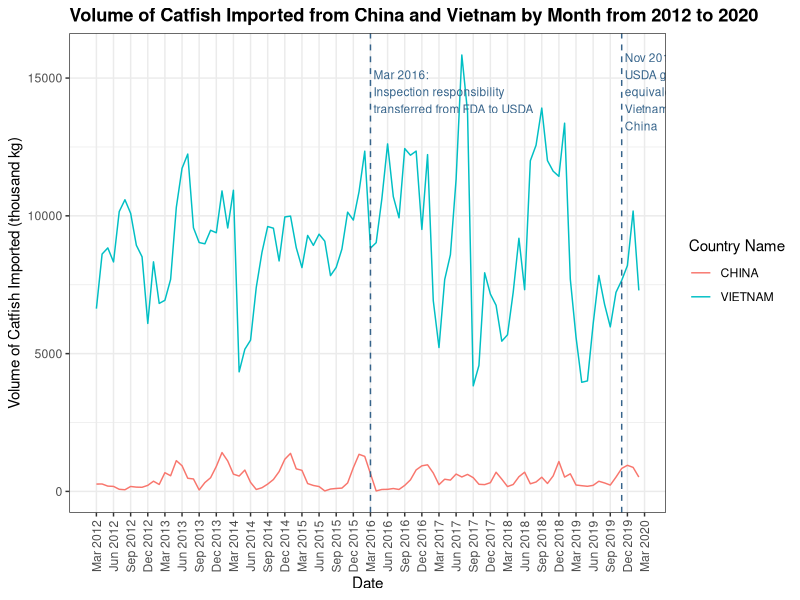

Reproduce this figure in R. (Note: this script raises an error after producing the figure.)
## ---- chunk 1

# Load packages used
library(knitr)
library(car)
library(AER)
library(dplyr)
library(tidyr)
library(ggplot2)
library(reshape2)
library(gridExtra)
library(lubridate)
library(RColorBrewer)

# Set up
opts_chunk$set(echo = TRUE)
options(digits = 3)
opts_knit$set(root.dir ="~/Desktop/NatlFisheriesGit/2_data")

# Remove objects from the previous session
rm(list = ls(all = TRUE))

# Load the data set
dta <- read.csv("output/build/monthly_cleaned.csv")
dta = subset(dta, select = -c(X))
dta$year_month <- as.yearmon(paste(dta$year, dta$month), "%Y %B")
dta = as_tibble(dta)
glimpse(dta)

## ---- chunk 2

dta %>% 
  group_by(country_name) %>% 
  summarise(volume_sum = sum(volume_kg)) %>% 
  arrange(desc(volume_sum))

## ---- chunk 3

dta_country = dta %>% 
  group_by(year_month, country_name) %>% 
  summarise(volume_sum = sum(volume_kg)/1000) %>% 
  filter(country_name %in% c("VIETNAM","CHINA"))

dta_country

## ---- chunk 4

ggplot(dta_country,aes(year_month,volume_sum)) + 
  geom_path(aes(color=country_name)) + 
  geom_vline(xintercept = as.yearmon(c('Mar 2016','Nov 2019')), 
             color='steelblue4', linetype='dashed') + 
  annotate('text', x = as.yearmon('Mar 2016'), y = 14500, 
           label = ' Mar 2016:\n Inspection responsibility\n transferred from FDA to USDA', 
           size = 3, color = 'steelblue4', hjust = 0) + 
  annotate('text', x = as.yearmon('Nov 2019'), y = 14500, 
           label = ' Nov 2019:\n USDA granted\n equivalence to\n Vietnam and\n China', 
           size = 3, color = 'steelblue4', hjust = 0) + 
  labs(title = 'Volume of Catfish Imported from China and Vietnam by Month from 2012 to 2020', 
       x = 'Date', y = 'Volume of Catfish Imported (thousand kg)', color = 'Country Name') + 
  scale_x_yearmon(breaks = seq(from = min(dta_country$year_month), 
                               to = as.yearmon('Mar 2020'),
                               by = 0.25)) + 
  theme_bw() + 
  theme(plot.title = element_text(face = 'bold'), 
        axis.text.x = element_text(angle = 90, vjust = 0.5),
        panel.grid.minor.x = element_blank())

ggsave('output/figures/import/catfish_import_countries.png',dpi=300)

## ---- chunk 5

dta_vietnam = dta %>% 
  group_by(year_month, country_name) %>% 
  summarise(volume_sum = sum(volume_kg)/1000,
            value_sum = sum(value_USD)/1000) %>% 
  filter(country_name %in% c("VIETNAM"))

dta_vietnam
summary(dta_vietnam)

## ---- chunk 6

ggplot(dta_vietnam,aes(year_month, volume_sum)) + 
  geom_path() + 
  geom_vline(xintercept = as.yearmon(c('Mar 2016','Nov 2019')), 
             color='steelblue4', linetype='dashed') + 
  annotate('text', x = as.yearmon('Mar 2016'), y = 14500, 
           label = ' Mar 2016:\n Inspection responsibility\n transferred from FDA to USDA', 
           size = 3, color = 'steelblue4', hjust = 0) + 
  annotate('text', x = as.yearmon('Nov 2019'), y = 14500, 
           label = ' Nov 2019:\n USDA granted\n equivalence to\n Vietnam', 
           size = 3, color = 'steelblue4', hjust = 0) + 
  labs(title = 'Volume of Catfish Imported from Vietnam by Month from 2012 to 2020', 
       x = 'Date', y = 'Volume of Catfish Imported from Vietnam (thousand kg)') + 
  scale_x_yearmon(breaks = seq(from = min(dta_vietnam$year_month), 
                               to = as.yearmon('Mar 2020'),
                               by = 0.25)) + 
  theme_bw() + 
  theme(plot.title = element_text(face = 'bold'), 
        axis.text.x = element_text(angle = 90, vjust = 0.5),
        panel.grid.minor.x = element_blank())

ggsave('output/figures/import/catfish_vietnam_monthly.png',dpi=300)

## ---- chunk 7

ggplot(dta_vietnam,aes(year_month, value_sum)) + 
  geom_path() + 
  geom_vline(xintercept = as.yearmon(c('Mar 2016','Nov 2019')), 
             color='steelblue4', linetype='dashed') + 
  annotate('text', x = as.yearmon('Mar 2016'), y = 54500, 
           label = ' Mar 2016:\n Inspection responsibility\n transferred from FDA to USDA', 
           size = 3, color = 'steelblue4', hjust = 0) + 
  annotate('text', x = as.yearmon('Nov 2019'), y = 54500, 
           label = ' Nov 2019:\n USDA granted\n equivalence to\n Vietnam', 
           size = 3, color = 'steelblue4', hjust = 0) + 
  labs(title = 'Value of Catfish Imported from Vietnam by Month from 2012 to 2020', 
       x = 'Date', y = 'Value of Catfish Imported from Vietnam (thousand USD)') + 
  scale_x_yearmon(breaks = seq(from = min(dta_vietnam$year_month), 
                               to = as.yearmon('Mar 2020'),
                               by = 0.25)) + 
  theme_bw() + 
  theme(plot.title = element_text(face = 'bold'), 
        axis.text.x = element_text(angle = 90, vjust = 0.5),
        panel.grid.minor.x = element_blank())

ggsave('output/figures/import/catfish_vietnam_value_monthly.png',dpi=300)

## ---- chunk 8

dta_vietnam_season = dta_vietnam %>% 
  mutate(dategroup = round_date(as.Date(year_month), "3 months")) %>%
  group_by(dategroup) %>%
  summarise(season_volume = sum(volume_sum)/1000,
            season_value = sum(value_sum)/1000)

dta_vietnam_season$dategroup = ymd(dta_vietnam_season$dategroup %m+% months(2))

dta_vietnam_season

# dta_vietnam['volume_sum'] %>% slice(1:3) %>% sum()

## ---- chunk 9

ggplot(dta_vietnam_season,aes(dategroup, season_volume)) + 
  geom_point(size=2) + 
  geom_path() + 
  geom_vline(xintercept = as.Date(c('2016-03-01','2019-11-05')),
             color='steelblue4', linetype='dashed') +
  annotate('text', x = as.Date('2016-03-01'), y = 39,
           label = ' Mar 2016:\n Inspection responsibility\n transferred from FDA to USDA',
           size = 3, color = 'steelblue4', hjust = 0) +
  annotate('text', x = as.Date('2019-11-05'), y = 39,
           label = ' Nov 2019:\n USDA granted\n equivalence to\n Vietnam',
           size = 3, color = 'steelblue4', hjust = 0) +
  labs(title = 'Volume of Catfish Imported from Vietnam by 3 Months from 2012 to 2020', 
       x = 'Date', y = 'Volume of Catfish Imported from Vietnam (million kg)') + 
  scale_x_date(date_breaks = "1 year", date_labels = "%Y") +
  theme_bw() + 
  theme(plot.title = element_text(face = 'bold'),
        panel.grid.minor.x = element_blank())

ggsave('output/figures/import/catfish_vietnam_3months.png',dpi=300)

## ---- chunk 10

dta_vietnam_halfyear = dta_vietnam

dta_vietnam_halfyear$year_month_adjusted = ymd(as.Date(dta_vietnam_halfyear$year_month) %m-% months(2))

dta_vietnam_halfyear = dta_vietnam_halfyear %>% 
  mutate(dategroup = ceiling_date(year_month_adjusted, "6 months")) %>%
  group_by(dategroup) %>%
  summarise(halfyear_volume = sum(volume_sum)/1000,
            halfyear_value = sum(value_sum)/1000)

dta_vietnam_halfyear$dategroup = ymd(dta_vietnam_halfyear$dategroup %m+% months(2))

dta_vietnam_halfyear

# dta_vietnam['volume_sum'] %>% slice(1:6) %>% sum()

## ---- chunk 11

ggplot(dta_vietnam_halfyear,aes(dategroup, halfyear_volume)) + 
  geom_point(size=2) + 
  geom_path() + 
  geom_vline(xintercept = as.Date(c('2016-03-01','2019-11-05')),
             color='steelblue4', linetype='dashed') +
  annotate('text', x = as.Date('2016-03-01'), y = 52,
           label = ' Mar 2016:\n Inspection responsibility\n transferred from FDA to USDA',
           size = 3, color = 'steelblue4', hjust = 0) +
  annotate('text', x = as.Date('2019-11-05'), y = 52,
           label = ' Nov 2019:\n USDA granted\n equivalence to\n Vietnam',
           size = 3, color = 'steelblue4', hjust = 0) +
  labs(title = 'Volume of Catfish Imported from Vietnam by 6 Months from 2012 to 2020', 
       x = 'Date', y = 'Volume of Catfish Imported from Vietnam (million kg)') + 
  scale_x_date(date_breaks = "1 year", date_labels = "%Y") +
  theme_bw() + 
  theme(plot.title = element_text(face = 'bold'),
        panel.grid.minor.x = element_blank())

ggsave('output/figures/import/catfish_vietnam_6months.png',dpi=300)

## ---- chunk 12

dta_vietnam_year = dta_vietnam

dta_vietnam_year$year_month_adjusted = ymd(as.Date(dta_vietnam_year$year_month) %m-% months(2))

dta_vietnam_year = dta_vietnam_year %>% 
  mutate(dategroup = ceiling_date(year_month_adjusted, "1 year")) %>%
  group_by(dategroup) %>%
  summarise(year_volume = sum(volume_sum)/1000,
            year_value = sum(value_sum)/1000)

dta_vietnam_year$dategroup = ymd(dta_vietnam_year$dategroup %m+% months(2))

dta_vietnam_year

# dta_vietnam['volume_sum'] %>% slice(1:12) %>% sum()

## ---- chunk 13

ggplot(dta_vietnam_year,aes(dategroup, year_volume)) + 
  geom_point(size=3) + 
  geom_path() + 
  geom_vline(xintercept = as.Date(c('2016-03-01','2019-11-05')),
             color='steelblue4', linetype='dashed') +
  annotate('text', x = as.Date('2016-03-01'), y = 102,
           label = ' Mar 2016:\n Inspection responsibility\n transferred from FDA to USDA',
           size = 3, color = 'steelblue4', hjust = 0) +
  annotate('text', x = as.Date('2019-11-05'), y = 102,
           label = ' Nov 2019:\n USDA granted\n equivalence to\n Vietnam',
           size = 3, color = 'steelblue4', hjust = 0) +
  labs(title = 'Volume of Catfish Imported from Vietnam by Year from 2012 to 2020', 
       x = 'Date', y = 'Volume of Catfish Imported from Vietnam (million kg)') + 
  scale_x_date(date_breaks = "1 year", date_labels = "%Y") +
  theme_bw() + 
  theme(plot.title = element_text(face = 'bold'),
        panel.grid.minor.x = element_blank())

ggsave('output/figures/import/catfish_vietnam_1year.png',dpi=300)

## ---- chunk 14

dta_china = dta %>% 
  group_by(year_month, country_name) %>% 
  summarise(volume_sum = sum(volume_kg)/1000,
            value_sum = sum(value_USD)/1000) %>% 
  filter(country_name %in% c("CHINA"))

dta_china

## ---- chunk 15

ggplot(dta_china,aes(year_month, volume_sum)) + 
  geom_path() + 
  geom_vline(xintercept = as.yearmon(c('Mar 2016','Nov 2019')), 
             color='steelblue4', linetype='dashed') + 
  annotate('text', x = as.yearmon('Mar 2016'), y = 1150, 
           label = ' Mar 2016:\n Inspection responsibility\n transferred from FDA to USDA', 
           size = 3, color = 'steelblue4', hjust = 0) + 
  annotate('text', x = as.yearmon('Nov 2019'), y = 1150, 
           label = ' Nov 2019:\n USDA granted\n equivalence to\n China', 
           size = 3, color = 'steelblue4', hjust = 0) + 
  labs(title = 'Volume of Catfish Imported from China by Month from 2012 to 2020', 
       x = 'Date', y = 'Volume of Catfish Imported from China (thousand kg)') + 
  scale_x_yearmon(breaks = seq(from = min(dta_china$year_month), 
                               to = as.yearmon('Mar 2020'),
                               by = 0.25)) + 
  theme_bw() + 
  theme(plot.title = element_text(face = 'bold'), 
        axis.text.x = element_text(angle = 90, vjust = 0.5),
        panel.grid.minor.x = element_blank())

ggsave('output/figures/import/catfish_china_monthly.png',dpi=300)

## ---- chunk 16

dta_map = dta %>% 
  group_by(country_name) %>% 
  summarise(volume_sum = sum(volume_kg)/1000000) %>% 
  arrange(desc(volume_sum)) %>% 
  filter(volume_sum > 0.1)
  

dta_map$country_name <- tolower(dta_map$country_name)
substr(dta_map$country_name, 1, 1) <- toupper(substr(dta_map$country_name, 1, 1))

dta_map

## ---- chunk 17

library(maps)
world_map <- map_data("world")
map_subset = world_map %>%
  full_join(dta_map, by = c("region" = "country_name")) %>%
  filter(region != "Antarctica")

plain <- theme(
  axis.text = element_blank(),
  axis.line = element_blank(),
  axis.ticks = element_blank(),
  panel.border = element_blank(),
  panel.grid = element_blank(),
  axis.title = element_blank(),
  panel.background = element_rect(fill = "white"),
  plot.title = element_text(hjust = 0.5)
)

ggplot(data = map_subset, mapping = aes(x = long, y = lat, group = group)) + 
  geom_polygon(aes(fill = volume_sum), color = "gray", size = 0.1) +
  scale_fill_distiller(palette ="Blues", direction = 1, na.value="white") +
  guides(fill = guide_colourbar(title.position="top", title.hjust = 0.5, 
                                barwidth = 15, barheight = 1, ticks = FALSE)) +
  ggtitle("Major Catfish Exporting Countries to the United States from 2012 to 2020") +
  labs(fill = "Volume of Catfish Imported (million kg)") +
  plain +
  theme(legend.position="bottom", 
        legend.title = element_text(size=10),
        legend.background = element_rect(fill="white", size=0.1, 
                                         linetype="solid", 
                                         color ="black"))

ggsave('output/figures/import/catfish_import_map.png',dpi=300)
